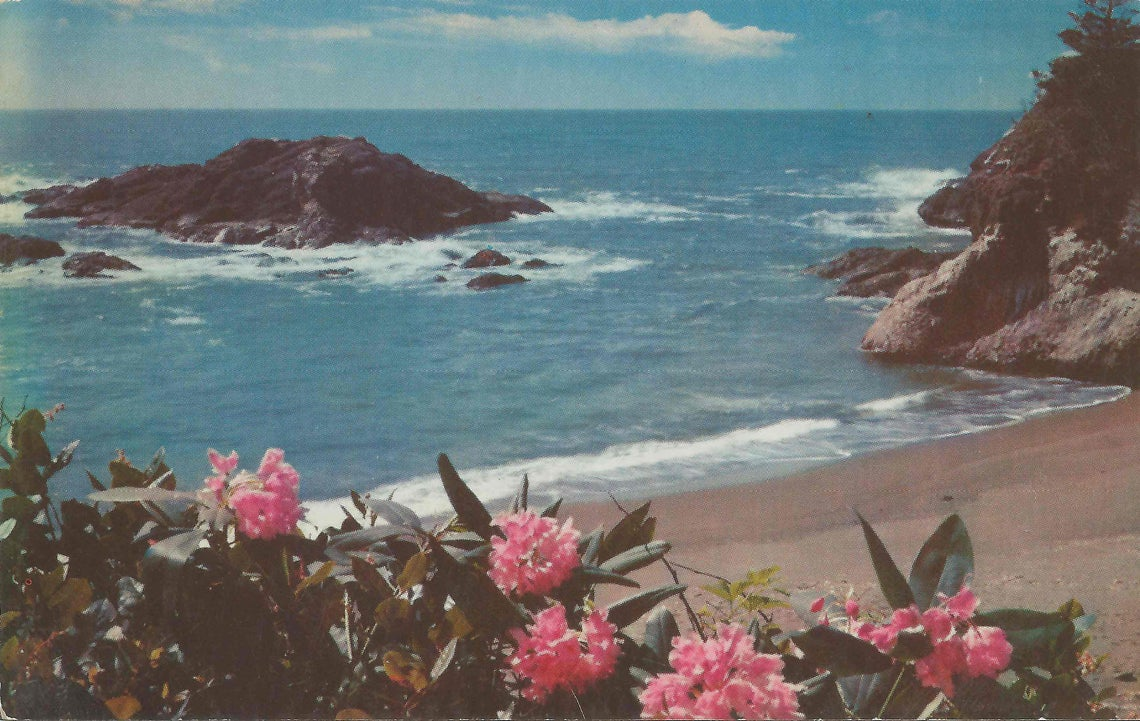
#> input picture exercises/KHF/beach.jpg, 1140 x 721 px
$ python main.py
#> lines starting #> are read from the running program, lines starting #| are printed output that depends on the picture; after the words box and inside, x2 and y2 are one past the last pixel; in counts of white or black regions, pixels touching at a corner belong together
from pathlib import Path

import matplotlib.pyplot as plt
import numpy as np
import skimage.color.adapt_rgb
from skimage import io


def main():
    fig, ((img1, img2, img3), (hist1, hist2, hist3)) = plt.subplots(2, 3)

    image_path = Path('./beach.jpg')
    image = io.imread(image_path.as_posix()).astype(float)

    img1.imshow(image.astype(int))

    hue = skimage.color.rgb2hsv(image)[:, :, 0]
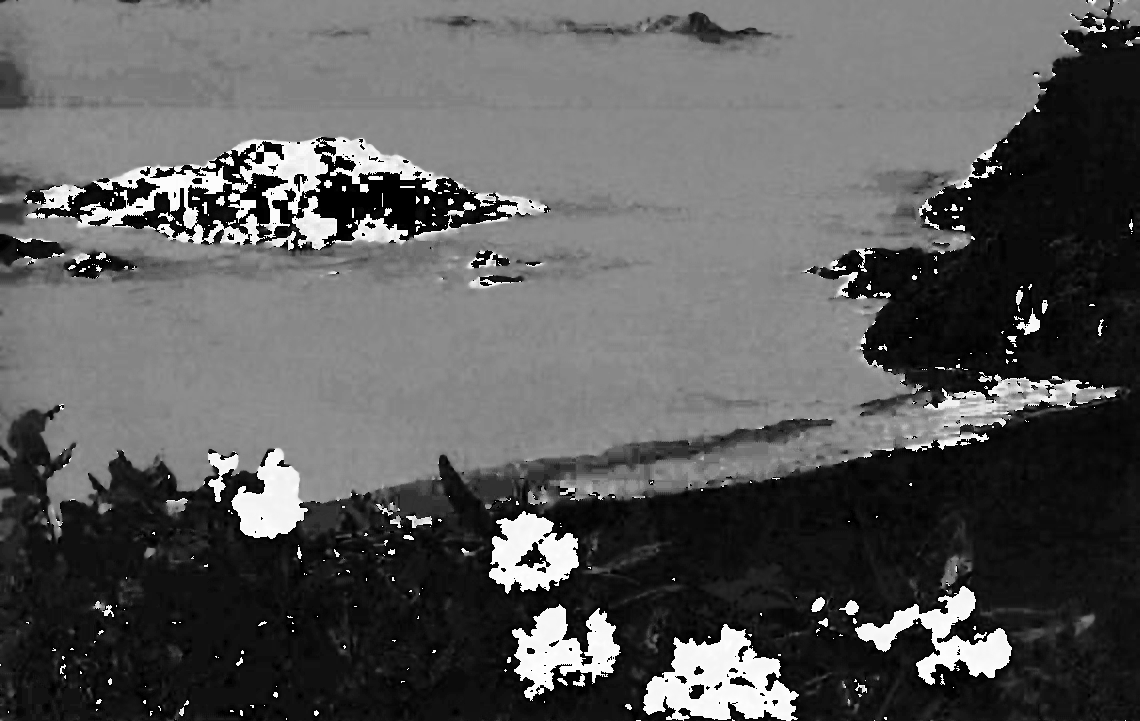
#> hue: shape (721, 1140) float64; min 0, max 0.999, mean 0.355

    red_grayscale = skimage.color.gray2rgb(skimage.color.rgb2gray(image))
    blue_grayscale = red_grayscale.copy()

    # Red mask
    color_mask = np.logical_and(hue > (320 / 360), hue < (360 / 360))
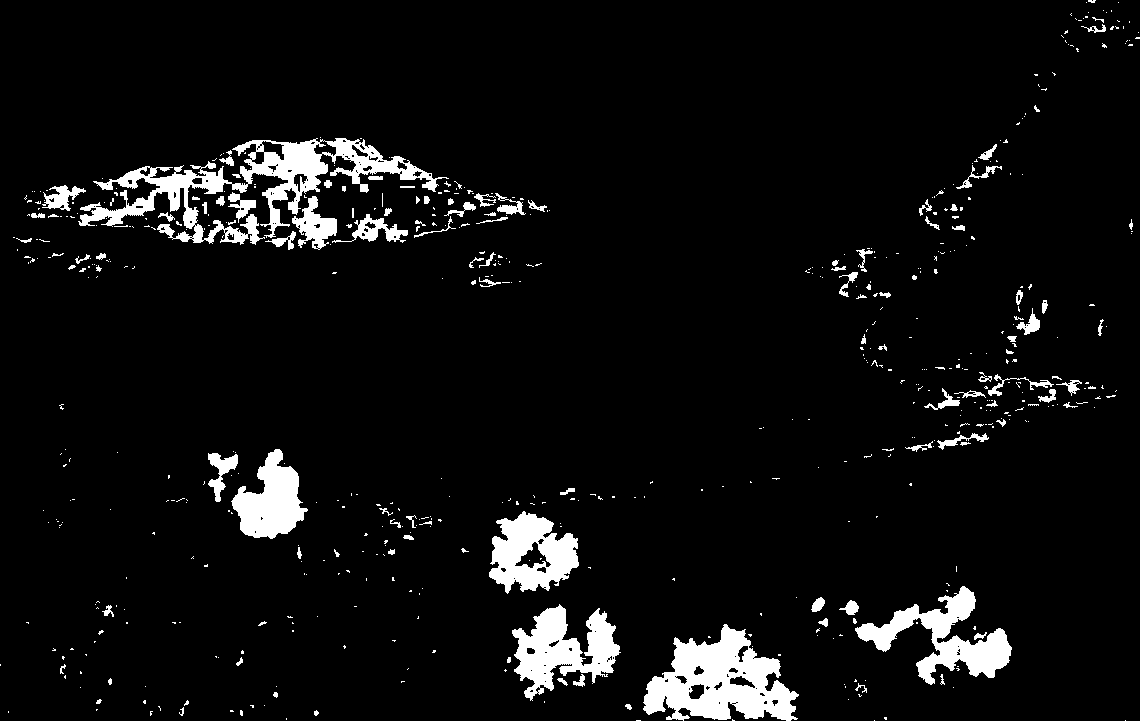
#> color_mask: shape (721, 1140) bool; 6% white; 594 white regions (481 under 20 px), largest, box (x1, y1, x2, y2) and area: (78, 138, 449, 245) 10206, (643, 624, 799, 721) 8390, (855, 586, 1012, 685) 5307
    red_grayscale[color_mask] = image[color_mask]
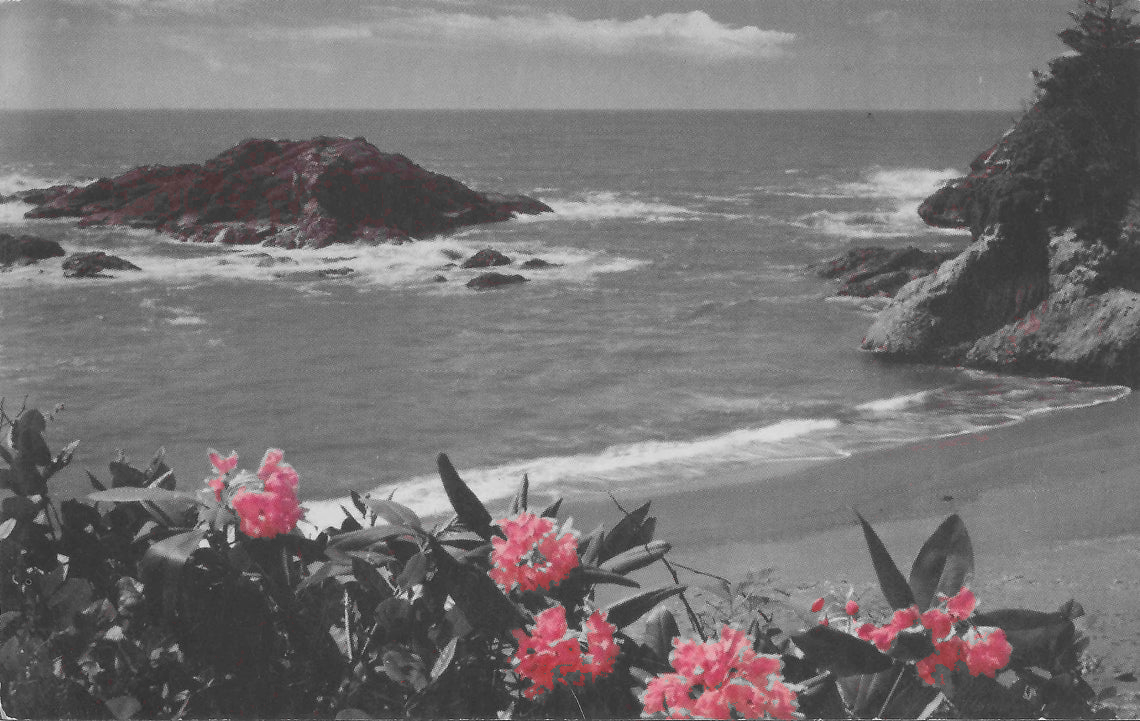
#> red_grayscale: shape (721, 1140, 3) float64; mean R, G, B 118.2, 114.8, 115.3
    img2.imshow(red_grayscale.astype(int))

    # Blue mask
    color_mask = np.logical_and(hue > (150 / 360), hue < (210 / 360))
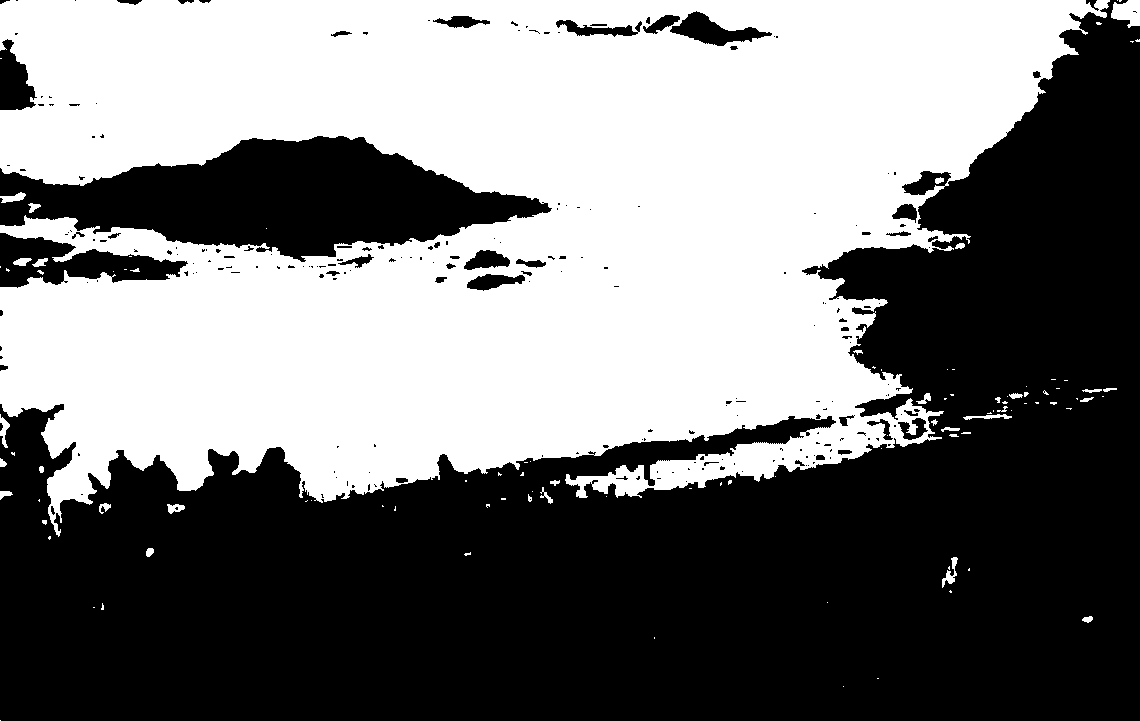
#> color_mask: shape (721, 1140) bool; 47.5% white; 104 white regions (70 under 20 px), largest, box (x1, y1, x2, y2) and area: (0, 0, 1110, 537) 387376, (1111, 0, 1140, 28) 568, (942, 557, 958, 588) 178
    blue_grayscale[color_mask] = image[color_mask]
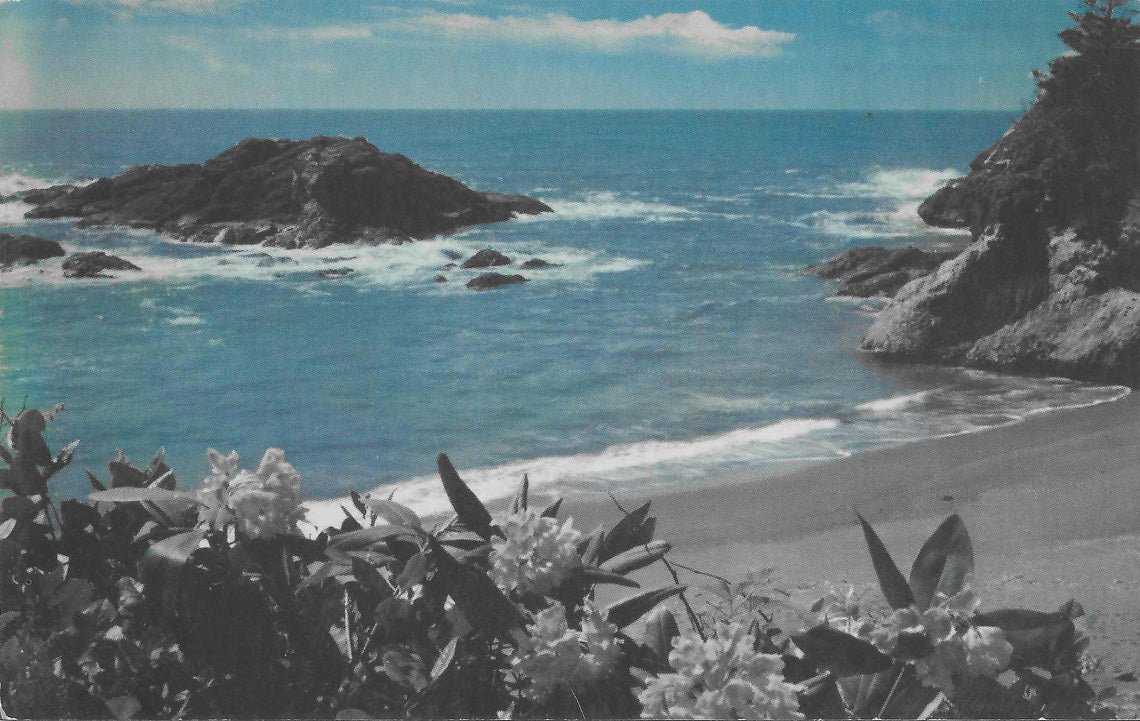
#> blue_grayscale: shape (721, 1140, 3) float64; mean R, G, B 101.8, 118.8, 123.3
    img3.imshow(blue_grayscale.astype(int))

    bins = 20
    range_ = (0, 1)

    image_hue = skimage.color.rgb2hsv(image)[:, :, 0].flatten()
    hist1.hist(image_hue, bins, range_)
    hist1.set_title("Original")

    red_hue = skimage.color.rgb2hsv(red_grayscale)[:, :, 0].flatten()
    hist2.hist(red_hue, bins, range_)
    hist2.set_title("Red filter")

    blue_hue = skimage.color.rgb2hsv(blue_grayscale)[:, :, 0].flatten()
    hist3.hist(blue_hue, bins, range_)
    hist3.set_title("Blue filter")


    plt.show()
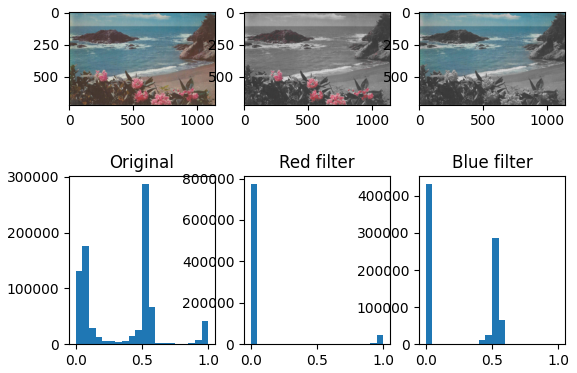
#> figure drawn by matplotlib, 6 panels; panel 4: tallest bar 286504 high, from x = 0.5 to 0.55; panel 5: tallest bar 772738 high, from x = -3.47e-18 to 0.05; panel 6: tallest bar 431596 high, from x = -3.47e-18 to 0.05


if __name__ == '__main__':
    main()
